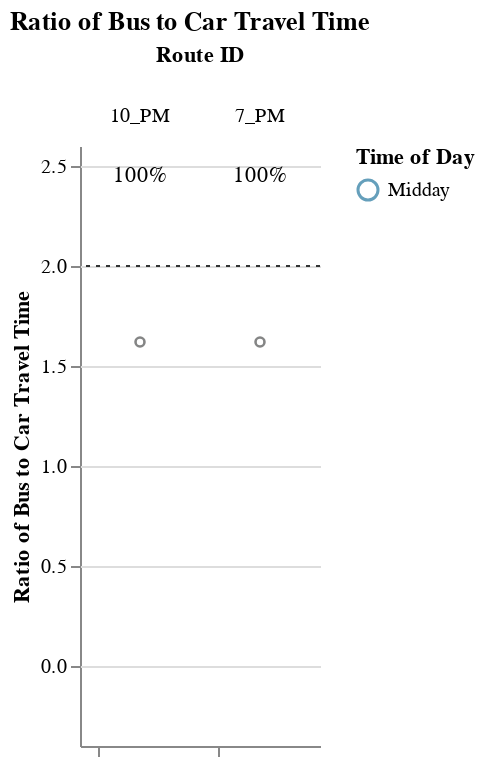
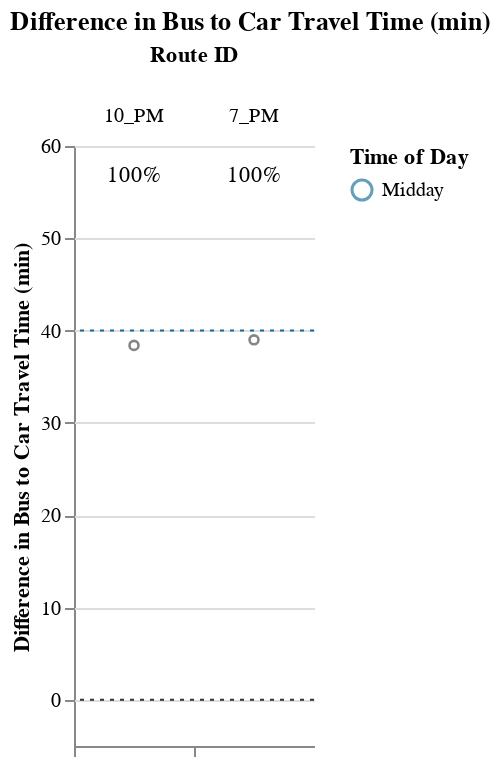

The cell these charts' notebook holds for them, in order:
### Markdown cell above
### Long Routes (> 1.5 hrs)

### Code cell
route_group = "long"
try:
    subset_routes, mult, diff  = setup_charts(df, PCT_COMPETITIVE_THRESHOLD, route_group)
    if len(subset_routes) > 0:
        display(
            Markdown(
                f"{CAPTIONS_DICT[route_group]}"
                "Within each route group, routes are sorted in descending order "
                "by % competitive trips and # trips below the additional time cut-off."
            )
        )

        display(mult)
        display(diff)
except:
    print("No routes meet this criteria.")

### Figure 1 — Vega-Lite specification as saved in the notebook (floating-point values rounded to 4 significant figures)
{"config": {"view": {"continuousWidth": 400, "continuousHeight": 300, "stroke": null}, "facet": {"spacing": 0}}, "data": {"name": "data-d382d2d0ac3277602b30045bc2c54e02"}, "facet": {"column": {"field": "route_id", "sort": ["10_PM", "7_PM"], "title": "Route ID", "type": "nominal"}}, "spec": {"layer": [{"mark": {"type": "point", "opacity": 0.65, "size": 12, "strokeWidth": 1.1}, "encoding": {"color": {"field": "time_of_day", "scale": {"range": ["#136C97", "#E16B26", "#F6BF16", "#00896B", "#7790A3", "#5B559C"]}, "sort": ["AM Peak", "Midday", "PM Peak", "Owl Service"], "title": "Time of Day", "type": "nominal"}, "tooltip": [{"field": "route_id", "type": "nominal"}, {"field": "trip_id", "type": "nominal"}, {"field": "service_hours", "type": "quantitative"}, {"field": "car_duration_hours", "type": "quantitative"}, {"field": "bus_multiplier", "type": "quantitative"}, {"field": "bus_difference", "type": "quantitative"}, {"field": "num_trips", "type": "quantitative"}, {"field": "num_competitive", "type": "quantitative"}, {"field": "pct_trips_competitive", "type": "quantitative"}, {"field": "p25", "type": "quantitative"}, {"field": "p50", "type": "quantitative"}, {"field": "p75", "type": "quantitative"}], "x": {"axis": {"grid": false, "labels": false, "ticks": true, "values": [0]}, "field": "jitter", "scale": {}, "title": null, "type": "quantitative"}, "y": {"field": "bus_multiplier", "scale": {"domain": [-0.25, 2.5]}, "title": "Ratio of Bus to Car Travel Time", "type": "quantitative"}}, "selection": {"selector005": {"type": "interval", "bind": "scales", "encodings": ["x", "y"]}}, "transform": [{"calculate": "sqrt(-2*log(random()))*cos(2*PI*random())", "as": "jitter"}], "width": 60}, {"layer": [{"mark": {"type": "point", "opacity": 0.6, "size": 20, "strokeWidth": 1.3}, "encoding": {"color": {"value": "#323434"}, "y": {"field": "bus_multiplier", "type": "quantitative"}}, "transform": [{"filter": "(datum.p50_trip === 1)"}]}, {"mark": {"type": "rule", "strokeDash": [2, 3]}, "encoding": {"color": {"value": "#323434"}, "y": {"field": "cutoff", "type": "quantitative"}}}, {"mark": {"type": "text", "align": "center", "baseline": "middle"}, "encoding": {"color": {"value": "black"}, "text": {"field": "pct_trips_competitive", "format": ".0%", "type": "quantitative"}, "tooltip": [{"field": "route_id", "type": "nominal"}, {"field": "trip_id", "type": "nominal"}, {"field": "service_hours", "type": "quantitative"}, {"field": "car_duration_hours", "type": "quantitative"}, {"field": "bus_multiplier", "type": "quantitative"}, {"field": "bus_difference", "type": "quantitative"}, {"field": "num_trips", "type": "quantitative"}, {"field": "num_competitive", "type": "quantitative"}, {"field": "pct_trips_competitive", "type": "quantitative"}, {"field": "p25", "type": "quantitative"}, {"field": "p50", "type": "quantitative"}, {"field": "p75", "type": "quantitative"}], "x": {"value": 30}, "y": {"value": 15}}, "transform": [{"calculate": "sqrt(-2*log(random()))*cos(2*PI*random())", "as": "jitter"}, {"filter": "(datum.fastest_trip === 1)"}]}]}]}, "resolve": {"scale": {"y": "shared"}}, "title": "Ratio of Bus to Car Travel Time", "$schema": "https://vega.github.io/schema/vega-lite/v4.17.0.json", "datasets": {"data-d382d2d0ac3277602b30045bc2c54e02": [{"calitp_itp_id": 271, "trip_key": -803357149491519151, "trip_id": "936512", "shape_id": "38256", "route_id": "10_PM", "service_hours": 1.67, "trip_first_departure_ts": 59820, "trip_last_arrival_ts": 65820, "departure_hour": 16, "time_of_day": "Midday", "p25": 1.67, "p50": 1.67, "p75": 1.67, "p50_trip": 1, "fastest_trip": 1, "car_duration_hours": 1.03, "competitive_route": 1, "bus_multiplier": 1.62, "bus_difference": 38.4, "num_trips": 1, "num_competitive": 1, "pct_trips_competitive": 1.0, "bus_difference_spread": 0.0, "route_group": "long", "max_trip_hrs": 1.67, "max_trip_route_group": 2.05, "name": "City of Roseville", "caltrans_district": "03 - Marysville", "drmt_organization_name": null, "cutoff2": 40, "cutoff": 2}, {"calitp_itp_id": 271, "trip_key": -116889362618023594, "trip_id": "936536", "shape_id": "38269", "route_id": "7_PM", "service_hours": 1.7, "trip_first_departure_ts": 57000, "trip_last_arrival_ts": 63120, "departure_hour": 15, "time_of_day": "Midday", "p25": 1.7, "p50": 1.7, "p75": 1.7, "p50_trip": 1, "fastest_trip": 1, "car_duration_hours": 1.05, "competitive_route": 1, "bus_multiplier": 1.62, "bus_difference": 39.0, "num_trips": 1, "num_competitive": 1, "pct_trips_competitive": 1.0, "bus_difference_spread": 0.0, "route_group": "long", "max_trip_hrs": 1.7, "max_trip_route_group": 2.05, "name": "City of Roseville", "caltrans_district": "03 - Marysville", "drmt_organization_name": null, "cutoff2": 40, "cutoff": 2}]}}

### Figure 2 — Vega-Lite specification as saved in the notebook (floating-point values rounded to 4 significant figures)
{"config": {"view": {"continuousWidth": 400, "continuousHeight": 300, "stroke": null}, "facet": {"spacing": 0}}, "data": {"name": "data-5fca81e23e651a3a5e98079c9a7ce186"}, "facet": {"column": {"field": "route_id", "sort": ["10_PM", "7_PM"], "title": "Route ID", "type": "nominal"}}, "spec": {"layer": [{"mark": {"type": "point", "opacity": 0.65, "size": 12, "strokeWidth": 1.1}, "encoding": {"color": {"field": "time_of_day", "scale": {"range": ["#136C97", "#E16B26", "#F6BF16", "#00896B", "#7790A3", "#5B559C"]}, "sort": ["AM Peak", "Midday", "PM Peak", "Owl Service"], "title": "Time of Day", "type": "nominal"}, "tooltip": [{"field": "route_id", "type": "nominal"}, {"field": "trip_id", "type": "nominal"}, {"field": "service_hours", "type": "quantitative"}, {"field": "car_duration_hours", "type": "quantitative"}, {"field": "bus_multiplier", "type": "quantitative"}, {"field": "bus_difference", "type": "quantitative"}, {"field": "num_trips", "type": "quantitative"}, {"field": "num_competitive", "type": "quantitative"}, {"field": "pct_trips_competitive", "type": "quantitative"}, {"field": "p25", "type": "quantitative"}, {"field": "p50", "type": "quantitative"}, {"field": "p75", "type": "quantitative"}], "x": {"axis": {"grid": false, "labels": false, "ticks": true, "values": [0]}, "field": "jitter", "scale": {}, "title": null, "type": "quantitative"}, "y": {"field": "bus_difference", "scale": {"domain": [-5, 57.6]}, "title": "Difference in Bus to Car Travel Time (min)", "type": "quantitative"}}, "selection": {"selector006": {"type": "interval", "bind": "scales", "encodings": ["x", "y"]}}, "transform": [{"calculate": "sqrt(-2*log(random()))*cos(2*PI*random())", "as": "jitter"}], "width": 60}, {"layer": [{"mark": {"type": "point", "opacity": 0.6, "size": 20, "strokeWidth": 1.3}, "encoding": {"color": {"value": "#323434"}, "y": {"field": "bus_difference", "type": "quantitative"}}, "transform": [{"filter": "(datum.p50_trip === 1)"}]}, {"mark": {"type": "rule", "strokeDash": [2, 3]}, "encoding": {"color": {"value": "#323434"}, "y": {"field": "cutoff", "type": "quantitative"}}}, {"mark": {"type": "rule", "strokeDash": [2, 3]}, "encoding": {"color": {"value": "#136C97"}, "y": {"field": "cutoff2", "type": "quantitative"}}}, {"mark": {"type": "text", "align": "center", "baseline": "middle"}, "encoding": {"color": {"value": "black"}, "text": {"field": "pct_trips_competitive", "format": ".0%", "type": "quantitative"}, "tooltip": [{"field": "route_id", "type": "nominal"}, {"field": "trip_id", "type": "nominal"}, {"field": "service_hours", "type": "quantitative"}, {"field": "car_duration_hours", "type": "quantitative"}, {"field": "bus_multiplier", "type": "quantitative"}, {"field": "bus_difference", "type": "quantitative"}, {"field": "num_trips", "type": "quantitative"}, {"field": "num_competitive", "type": "quantitative"}, {"field": "pct_trips_competitive", "type": "quantitative"}, {"field": "p25", "type": "quantitative"}, {"field": "p50", "type": "quantitative"}, {"field": "p75", "type": "quantitative"}], "x": {"value": 30}, "y": {"value": 15}}, "transform": [{"calculate": "sqrt(-2*log(random()))*cos(2*PI*random())", "as": "jitter"}, {"filter": "(datum.fastest_trip === 1)"}]}]}]}, "resolve": {"scale": {"y": "shared"}}, "title": "Difference in Bus to Car Travel Time (min)", "$schema": "https://vega.github.io/schema/vega-lite/v4.17.0.json", "datasets": {"data-5fca81e23e651a3a5e98079c9a7ce186": [{"calitp_itp_id": 271, "trip_key": -803357149491519151, "trip_id": "936512", "shape_id": "38256", "route_id": "10_PM", "service_hours": 1.67, "trip_first_departure_ts": 59820, "trip_last_arrival_ts": 65820, "departure_hour": 16, "time_of_day": "Midday", "p25": 1.67, "p50": 1.67, "p75": 1.67, "p50_trip": 1, "fastest_trip": 1, "car_duration_hours": 1.03, "competitive_route": 1, "bus_multiplier": 1.62, "bus_difference": 38.4, "num_trips": 1, "num_competitive": 1, "pct_trips_competitive": 1.0, "bus_difference_spread": 0.0, "route_group": "long", "max_trip_hrs": 1.67, "max_trip_route_group": 2.05, "name": "City of Roseville", "caltrans_district": "03 - Marysville", "drmt_organization_name": null, "cutoff2": 40, "cutoff": 0}, {"calitp_itp_id": 271, "trip_key": -116889362618023594, "trip_id": "936536", "shape_id": "38269", "route_id": "7_PM", "service_hours": 1.7, "trip_first_departure_ts": 57000, "trip_last_arrival_ts": 63120, "departure_hour": 15, "time_of_day": "Midday", "p25": 1.7, "p50": 1.7, "p75": 1.7, "p50_trip": 1, "fastest_trip": 1, "car_duration_hours": 1.05, "competitive_route": 1, "bus_multiplier": 1.62, "bus_difference": 39.0, "num_trips": 1, "num_competitive": 1, "pct_trips_competitive": 1.0, "bus_difference_spread": 0.0, "route_group": "long", "max_trip_hrs": 1.7, "max_trip_route_group": 2.05, "name": "City of Roseville", "caltrans_district": "03 - Marysville", "drmt_organization_name": null, "cutoff2": 40, "cutoff": 0}]}}
